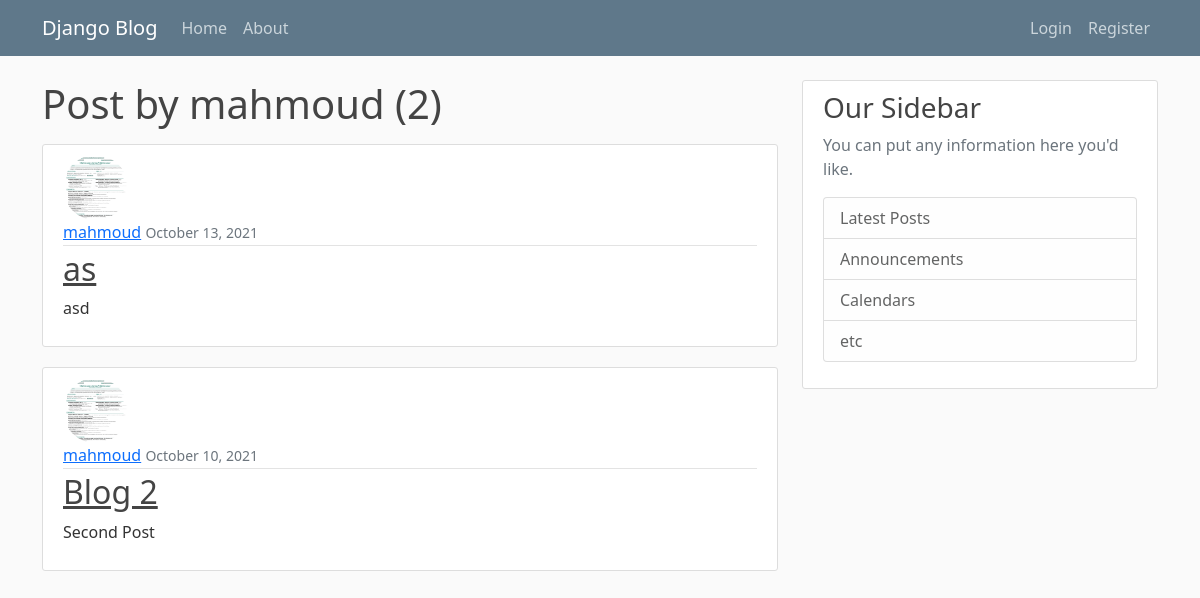
The page /user/mahmoud/ on the database as committed earlier.
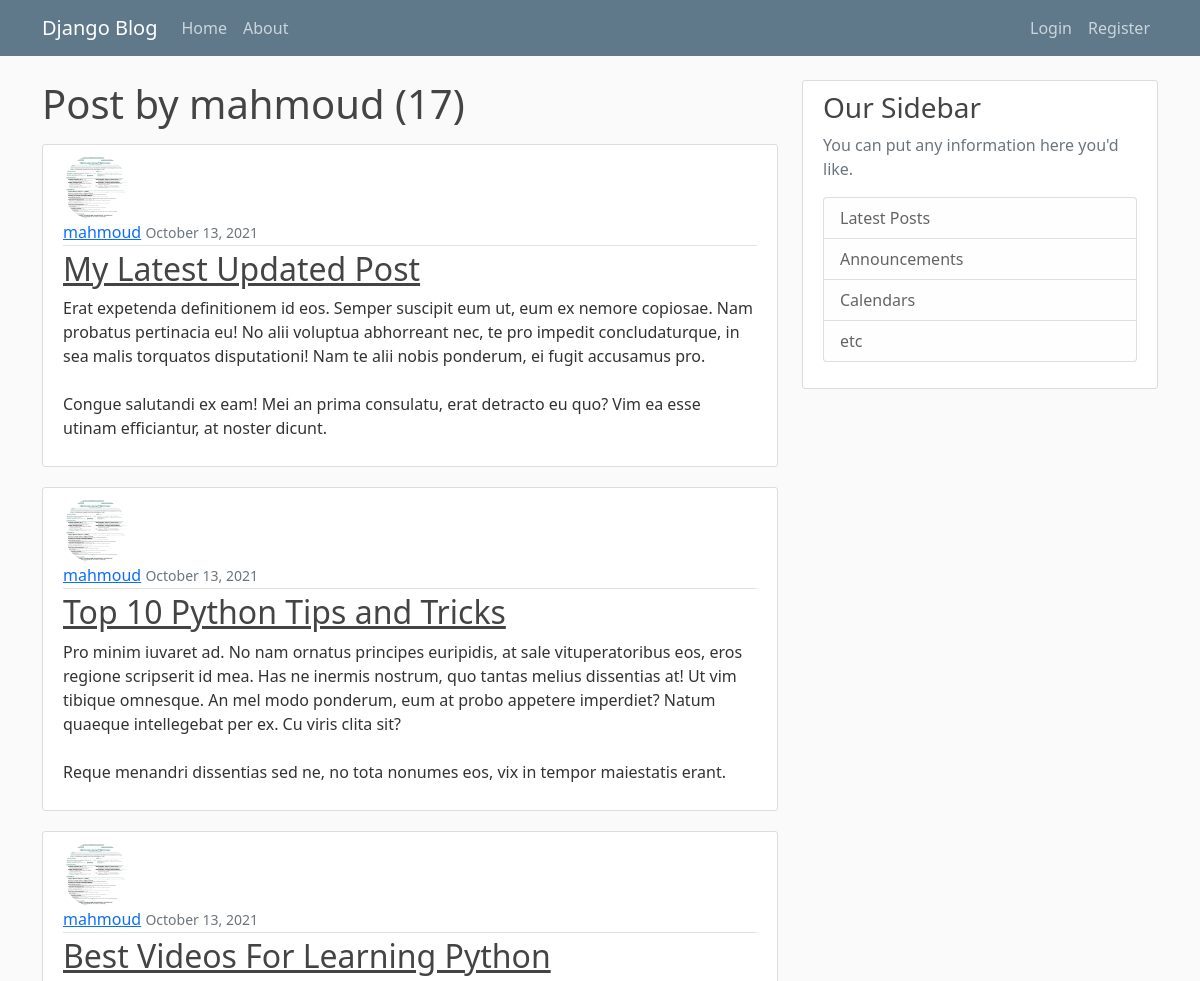
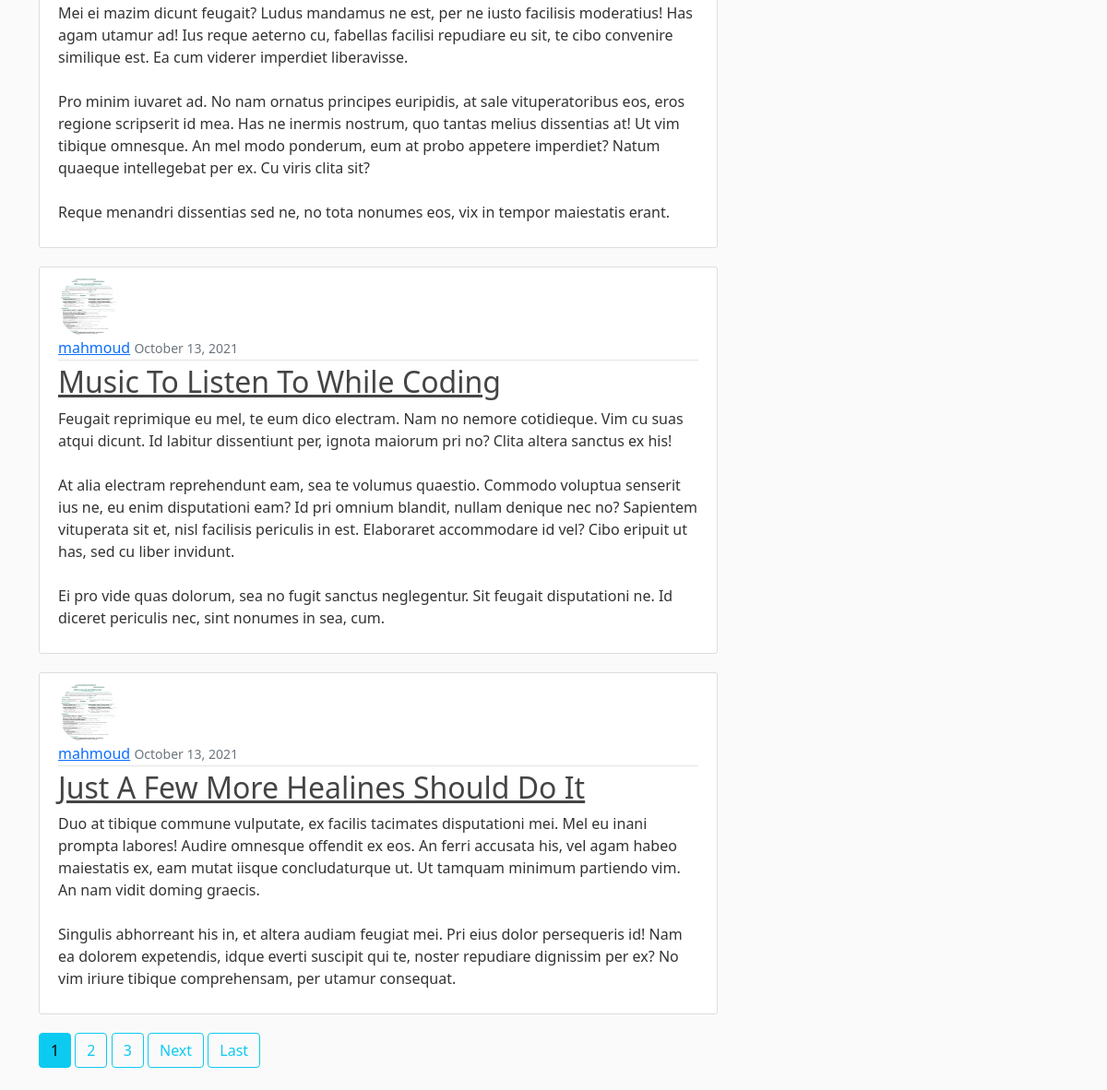
The same page on the database as committed later (2 pictures, top to bottom).
### my_blog/models.py (models this page shows, shortened)
class Post(models.Model):
    title = models.CharField(max_length=100)
    content = models.TextField()
    date_posted = models.DateTimeField(auto_now_add=True)
    author = models.ForeignKey(User, on_delete= models.CASCADE)

### users/models.py (models this page shows, shortened)
class Profile(models.Model):
    user = models.OneToOneField(User, on_delete=models.CASCADE)
    image = models.ImageField(default='default.jpg', upload_to='profile_pics')

### my_blog/views.py (the view)
# urls.py: path('user/<str:username>/', UserPostListView.as_view(), name='user-posts'),
class UserPostListView(ListView):
    model = Post
    template_name = 'my_blog/user_posts.html'
    context_object_name = 'posts'
    paginate_by = 5
    def get_queryset(self):
        user = get_object_or_404(User, username=self.kwargs.get('username'))
        return Post.objects.filter(author=user).order_by('-date_posted')

### my_blog/templates/my_blog/user_posts.html (shortened to what this page needs)
{% extends "my_blog/base.html" %}
{% block content %}
    <h1 class="mb-3">Post by {{ view.kwargs.username }} ({{ page_obj.paginator.count }})</h1>
    {% for post in posts %}
        <article class="media content-section">
            <img class="rounded-circle article-img" src="{{ post.author.profile.image.url }}"/>
          <div class="media-body">
            <div class="article-metadata">
              <a class="mr-2" href="{% url 'user-posts' post.author.username %}">{{ post.author }}</a>
              <small class="text-muted">{{ post.date_posted|date:"F d, Y" }}</small>
            </div>
            <h2><a class="article-title" href="{%url 'post-detail' post.id%}">{{ post.title }}</a></h2>
            <p class="article-content">{{ post.content }}</p>
          </div>
        </article>
    {% endfor %}
    {% if is_paginated %}
        {% for num in page_obj.paginator.page_range %}
            {% if num == page_obj.number %}
                <a class="btn btn-info mb-4" href="?page={{ num }}">{{ num }}</a>
            {% elif num > page_obj.number|add:'-3' and num < page_obj.number|add:'3' %}
                <a class="btn btn-outline-info mb-4" href="?page={{ num }}">{{ num }}</a>
            {% endif %}
        {% endfor %}
        {% if page_obj.has_next %}
            <a class="btn btn-outline-info mb-4" href="?page={{ page_obj.next_page_number }}">Next</a>
            <a class="btn btn-outline-info mb-4" href="?page={{ page_obj.paginator.num_pages }}">Last</a>
        {% endif %}
    {% endif %}
{% endblock content %}

Rows that differ between the two databases and show on the page:
no longer on this page (row unchanged): Post: author.profile.image (picture), author "mahmoud", date_posted "October 13, 2021", title "as", content "asd"
no longer on this page (row unchanged): Post: author.profile.image (picture), author "mahmoud", date_posted "October 10, 2021", title "Blog 2", content "Second Post"
added Post: author.profile.image (picture), author "mahmoud", date_posted "October 13, 2021", title "My Latest Updated Post", content "Erat expetenda definitionem id eos. Semper suscipit eum ut, eum ex nemore copiosae. Nam probatus pertinacia eu! No alii voluptua abhorreant nec, te pro impedit concludaturque, in sea malis torquatos disputationi! Nam te alii nobis ponderum, ei fugit accusamus pro. Congue salutandi ex eam! Mei an prima consulatu, erat detracto eu quo? Vim ea esse utinam efficiantur, at noster dicunt."
added Post: author.profile.image (picture), author "mahmoud", date_posted "October 13, 2021", title "Top 10 Python Tips and Tricks", content "Pro minim iuvaret ad. No nam ornatus principes euripidis, at sale vituperatoribus eos, eros regione scripserit id mea. Has ne inermis nostrum, quo tantas melius dissentias at! Ut vim tibique omnesque. An mel modo ponderum, eum at probo appetere imperdiet? Natum quaeque intellegebat per ex. Cu viris clita sit? Reque menandri dissentias sed ne, no tota nonumes eos, vix in tempor maiestatis erant."
added Post: author.profile.image (picture), author "mahmoud", date_posted "October 13, 2021", title "Best Videos For Learning Python", content "Mei ei mazim dicunt feugait? Ludus mandamus ne est, per ne iusto facilisis moderatius! Has agam utamur ad! Ius reque aeterno cu, fabellas facilisi repudiare eu sit, te cibo convenire similique est. Ea cum viderer imperdiet liberavisse. Pro minim iuvaret ad. No nam ornatus principes euripidis, at sale vituperatoribus eos, eros regione scripserit id mea. Has ne inermis nostrum, quo tantas melius dissentias at! Ut vim tibique omnesque. An mel modo ponderum, eum at probo appetere imperdiet? Natum quaeque intellegebat per ex. Cu viris clita sit? Reque menandri dissentias sed ne, no tota nonumes eos, vix in tempor maiestatis erant."
added Post: author.profile.image (picture), author "mahmoud", date_posted "October 13, 2021", title "Music To Listen To While Coding", content "Feugait reprimique eu mel, te eum dico electram. Nam no nemore cotidieque. Vim cu suas atqui dicunt. Id labitur dissentiunt per, ignota maiorum pri no? Clita altera sanctus ex his! At alia electram reprehendunt eam, sea te volumus quaestio. Commodo voluptua senserit ius ne, eu enim disputationi eam? Id pri omnium blandit, nullam denique nec no? Sapientem vituperata sit et, nisl facilisis periculis in est. Elaboraret accommodare id vel? Cibo eripuit ut has, sed cu liber invidunt. Ei pro vide quas dolorum, sea no fugit sanctus neglegentur. Sit feugait disputationi ne. Id diceret periculis nec, sint nonumes in sea, cum."
added Post: author.profile.image (picture), author "mahmoud", date_posted "October 13, 2021", title "Just A Few More Healines Should Do It", content "Duo at tibique commune vulputate, ex facilis tacimates disputationi mei. Mel eu inani prompta labores! Audire omnesque offendit ex eos. An ferri accusata his, vel agam habeo maiestatis ex, eam mutat iisque concludaturque ut. Ut tamquam minimum partiendo vim. An nam vidit doming graecis. Singulis abhorreant his in, et altera audiam feugiat mei. Pri eius dolor persequeris id! Nam ea dolorem expetendis, idque everti suscipit qui te, noster repudiare dignissim per ex? No vim iriure tibique comprehensam, per utamur consequat."
Other text that changed with them:
{{ page_obj.paginator.count }}: "2" → "17"
new list line: "1"
new list line: "2"
new list line: "3"
text now shown: "Next Last"
